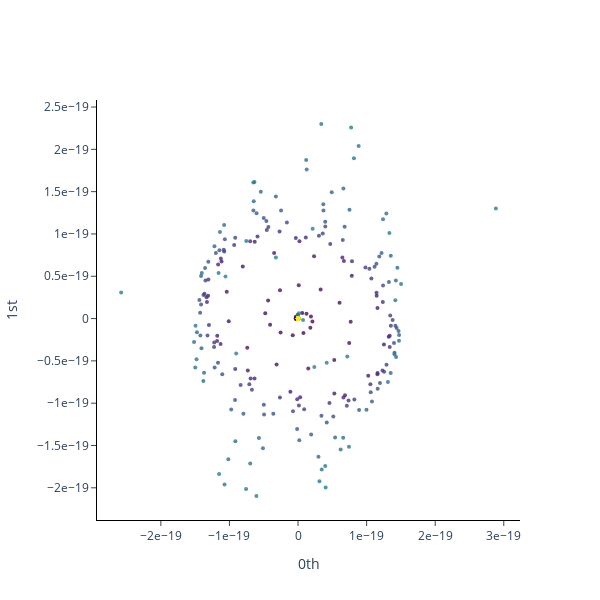

Write notebook code for a chart like this one.
### Markdown cell above
We can use PCA to project our high-dimensional space to 3-dimensions for visualisation:

### Code cell
from sklearn.decomposition import PCA
from gtda.plotting import plot_point_cloud

pca = PCA(n_components=2)
y_gw_embedded_pca = pca.fit_transform(y_gw_embedded)

plot_point_cloud(y_gw_embedded_pca)

### Figure 1 — Plotly figure (JSON) as saved in the notebook; plotly's stock layout.template omitted (floating-point values rounded to 4 significant figures; data arrays with more than 128 entries replaced by an {"elided": "..."} marker saying what was removed)
{"data": [{"marker": {"color": {"elided": "544 int values"}, "colorscale": [[0, "#440154"], [0.1111, "#482878"], [0.2222, "#3e4989"], [0.3333, "#31688e"], [0.4444, "#26828e"], [0.5556, "#1f9e89"], [0.6667, "#35b779"], [0.7778, "#6ece58"], [0.8889, "#b5de2b"], [1, "#fde725"]], "opacity": 0.8, "size": 4}, "mode": "markers", "type": "scatter", "x": {"elided": "544 float values"}, "y": {"elided": "544 float values"}}], "layout": {"height": 600, "plot_bgcolor": "white", "width": 600, "xaxis": {"anchor": "x", "exponentformat": "e", "linecolor": "black", "linewidth": 1, "mirror": false, "showexponent": "all", "showline": true, "side": "bottom", "ticks": "outside", "title": {"text": "0th"}, "type": "linear", "zeroline": true}, "yaxis": {"anchor": "y", "exponentformat": "e", "linecolor": "black", "linewidth": 1, "mirror": false, "showexponent": "all", "showline": true, "side": "left", "ticks": "outside", "title": {"text": "1st"}, "type": "linear", "zeroline": true}}}
